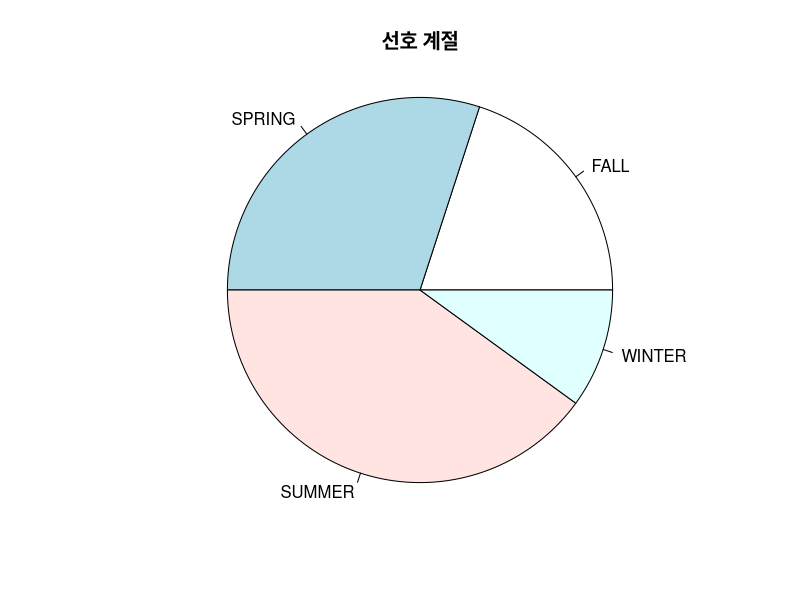
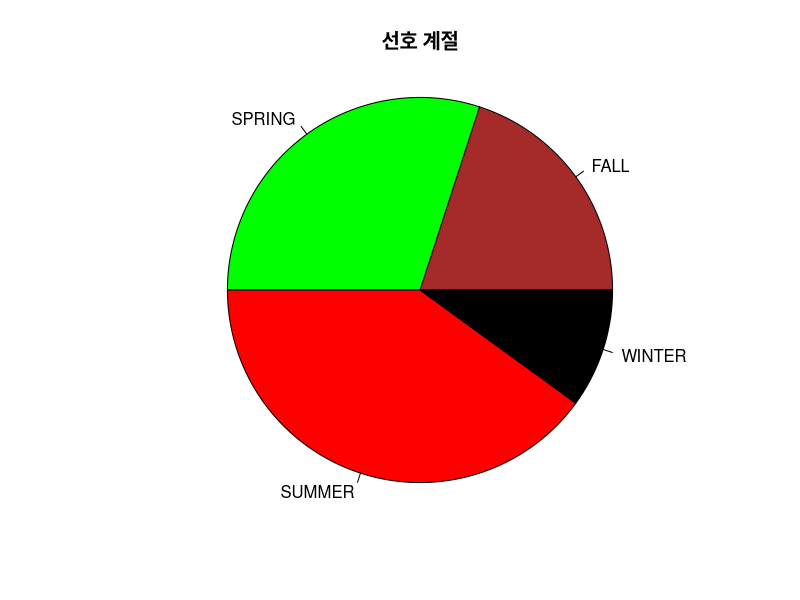
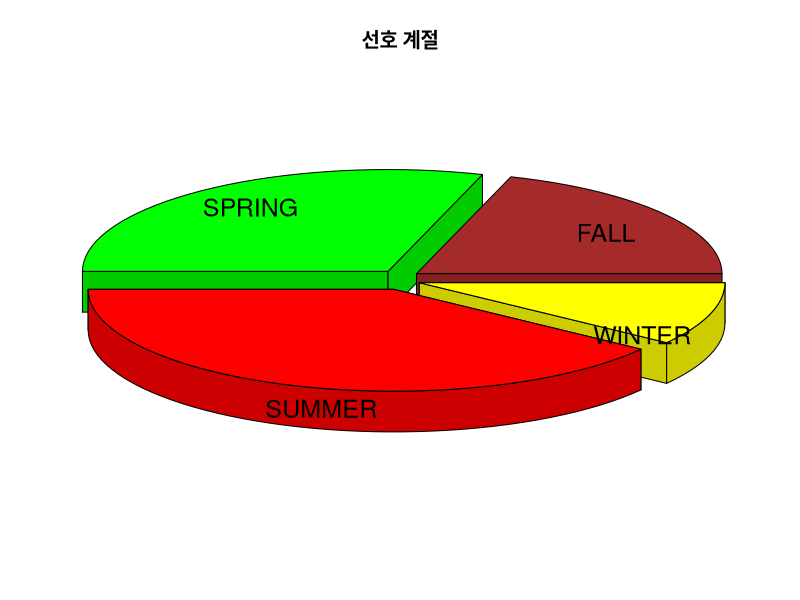
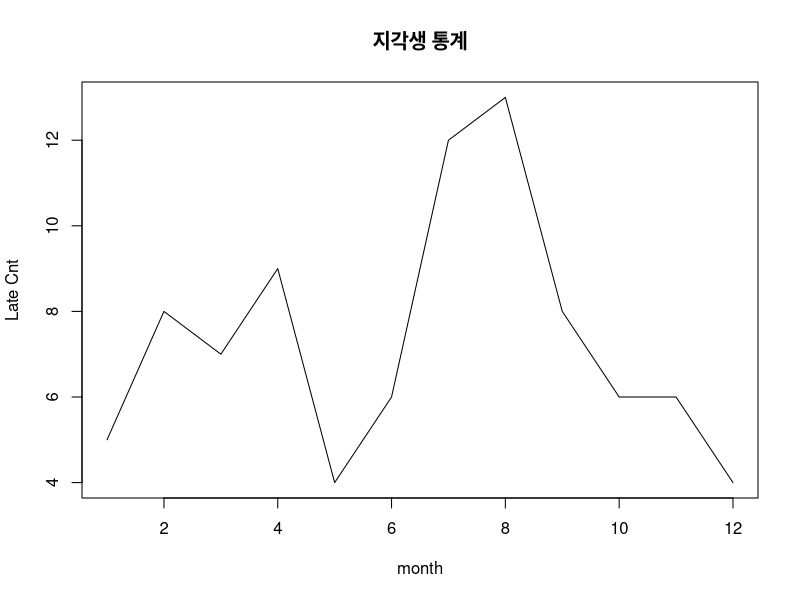

These charts were generated, in order, by the following R code:
#원 그래프
favorite <- c('WINTER','SUMMER','SPRING','SUMMER','SUMMER','FALL','FALL','SUMMER','SPRING','SPRING')
ds <- table(favorite)
ds
pie(ds, main="선호 계절",radius = 1)

pie(ds, main="선호 계절",col=c('brown','green','red','black'),radius = 1)

#입체 원 그래프
install.packages('plotrix')
library(plotrix)
pie3D(ds,main="선호 계절",labels=names(ds),
      labelces = 1.0, explode = 0.1, radius = 1.5, col=c('brown','green','red', 'yellow') )

# 선의 그래프프
month = 1:12
late = c(5,8,7,9,4,6,12,13,8,6,6,4)

plot(month, late, main="지각생 통계",type = 'l',lty=1,lwd=1,xlab="month",ylab="Late Cnt")
